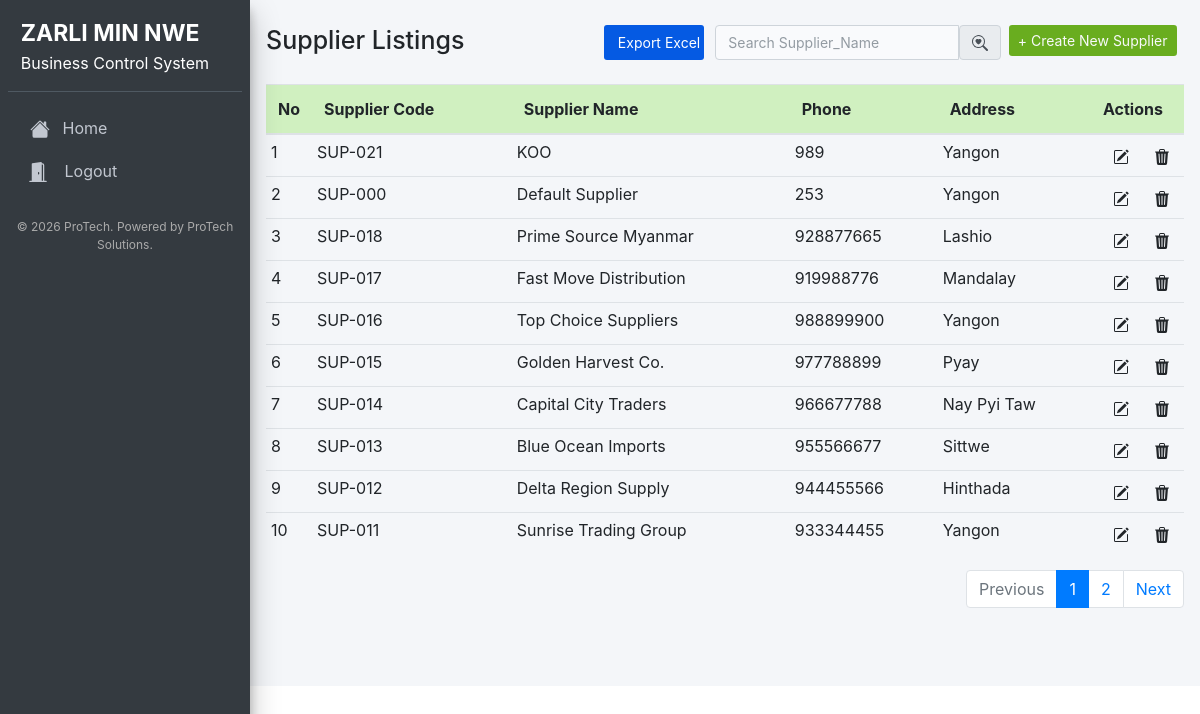
Before: /supplier.php (signed in) with the older database file.
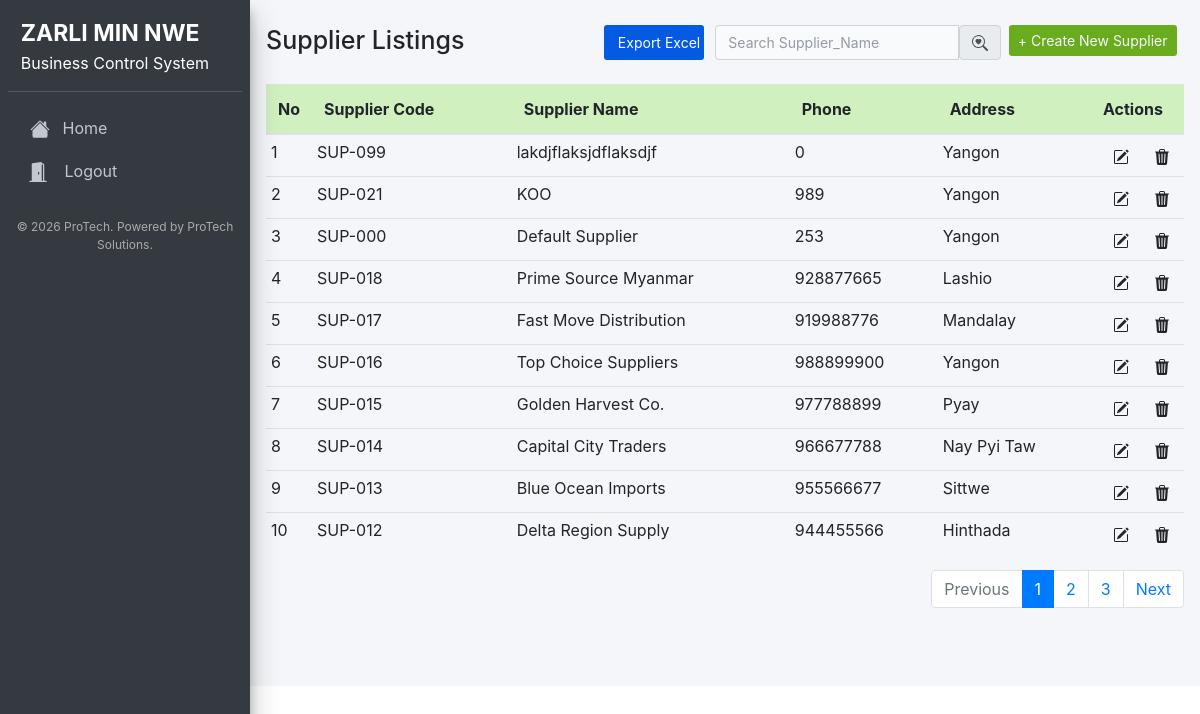
After: the same page with the newer database file.
### tables this page shows
CREATE TABLE `supplier` (
  `id` int(11) NOT NULL,
  `supplier_id` varchar(100) NOT NULL,
  `supplier_name` varchar(255) NOT NULL,
  `supplier_phone` int(11) NOT NULL,
  `supplier_address` varchar(255) NOT NULL
);

### supplier.php (the view, shortened to what this page needs)
<?php
require '../Config/config.php';
  ?>
 <?php include 'header.php';?>
  <?php
    if (!empty($_GET['pageno'])) {
      $pageno = $_GET['pageno'];
    }else {
      $pageno = 1;
    }
    $numOfrecs = 10;
    $offset = ($pageno - 1) * $numOfrecs;
    if (empty($_POST['search'])) {
      $stmt = $pdo->prepare("SELECT * FROM supplier ORDER BY id  DESC");
      $stmt->execute();
      $rawResult = $stmt->fetchAll();
      $total_pages = ceil(count($rawResult) / $numOfrecs);
      $stmt = $pdo->prepare("SELECT * FROM supplier ORDER BY id DESC LIMIT $offset,$numOfrecs");
      $stmt->execute();
      $result = $stmt->fetchAll();
    }
   ?>
    <div class="col-md-12 px-3">
      <div class="d-flex mt-4 mb-4 justify-content-between">
        <div class="">
          <h1 class="card-title">Supplier Listings</h1>
        </div>
        <div class="d-flex text-right">
          <div class="col text-center">
            <a href="export_excel.php?table=supplier&search=<?= urlencode($_POST['search'] ?? '') ?>" class="btn export-btn btn-sm">
              Export Excel
            </a>
          </div>
          <div class="ml-1">
            <form class="" action="" method="post">
              <div class="input-group">
                <input type="text" class="form-control" placeholder="Search Supplier_Name" name="search">
                <button type="submit" class="input-group-text" id="basic-addon2">
                </button>
              </div>
            </form>
          </div>
          <div class="col">
            <a href="supplier_add.php" type="button" class="btn btn-purple btn-sm text-light">+ Create New Supplier</a>
          </div>
        </div>
      </div>
        <div class="outer">
          <table class="table table-hover">
            <thead class="custom-thead">
              <tr>
                <th style="width: 10px">No</th>
                <th>Supplier Code</th>
                <th>Supplier Name</th>
                <th>Phone</th>
                <th>Address</th>
                <th style="width:40px;">Actions</th>
              </tr>
            </thead>
            <tbody>
              <?php
                if ($result) {
                  $id = 1;
                  foreach ($result as $value) {
               ?>
              <tr>
                <td><?php echo $id; ?></td>
                <td><?php echo $value['supplier_id']; ?></td>
                <td><?php echo $value['supplier_name'];?></td>
                <td><?php echo $value['supplier_phone']; ?></td>
                <td><?php echo $value['supplier_address']; ?></td>
                <td>
                  <div class="btn-group">
                    <div class="container">
                    <a href="supplier_edit.php?id=<?php echo $value['id'];?>" type="button" class="btn btn-sm">
                    </a>
                    </div>
                    <div class="contaienr">
                    <a href="supplier_delete.php?id=<?php echo $value['id'];?>" type="button" class="btn btn-sm delete-supplier">
                    </a>
                    </div>
                  </div>
                </td>
              </tr>
              <?php
                $id++;
                  }
                }
               ?>
            </tbody>
          </table>
        </div>
      <nav>
        <ul class="pagination justify-content-end">
          <li class="page-item <?= ($pageno <= 1) ? 'disabled' : '' ?>">
            <a class="page-link" href="?pageno=<?= $pageno - 1 ?>">Previous</a>
          </li>
          <?php for ($i = 1; $i <= $total_pages; $i++) : ?>
            <li class="page-item <?= ($i == $pageno) ? 'active' : '' ?>">
              <a class="page-link" href="?pageno=<?= $i ?>"><?= $i ?></a>
            </li>
          <?php endfor; ?>
          <li class="page-item <?= ($pageno >= $total_pages) ? 'disabled' : '' ?>">
            <a class="page-link" href="?pageno=<?= $pageno + 1 ?>">Next</a>
          </li>
        </ul>
      </nav>
    </div>

Changed rows visible on the page:
no longer on this page (row unchanged): supplier: supplier "SUP-011", supplier_name "Sunrise Trading Group", supplier_phone "933344455", supplier_address "Yangon"
added supplier: supplier "SUP-099", supplier_name "lakdjflaksjdflaksdjf", supplier_phone "0", supplier_address "Yangon"
Other visible differences:
new list line: "3"
